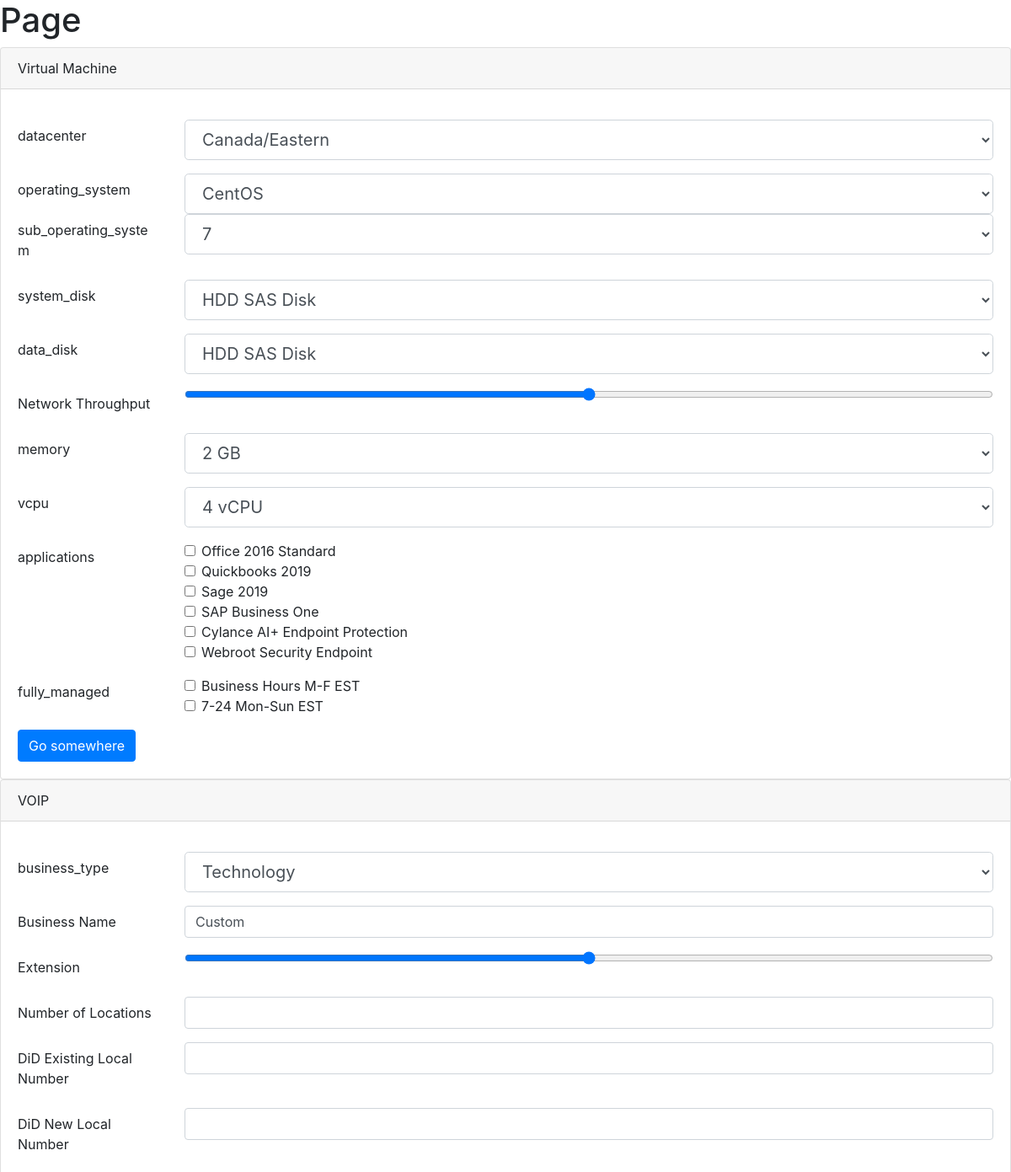
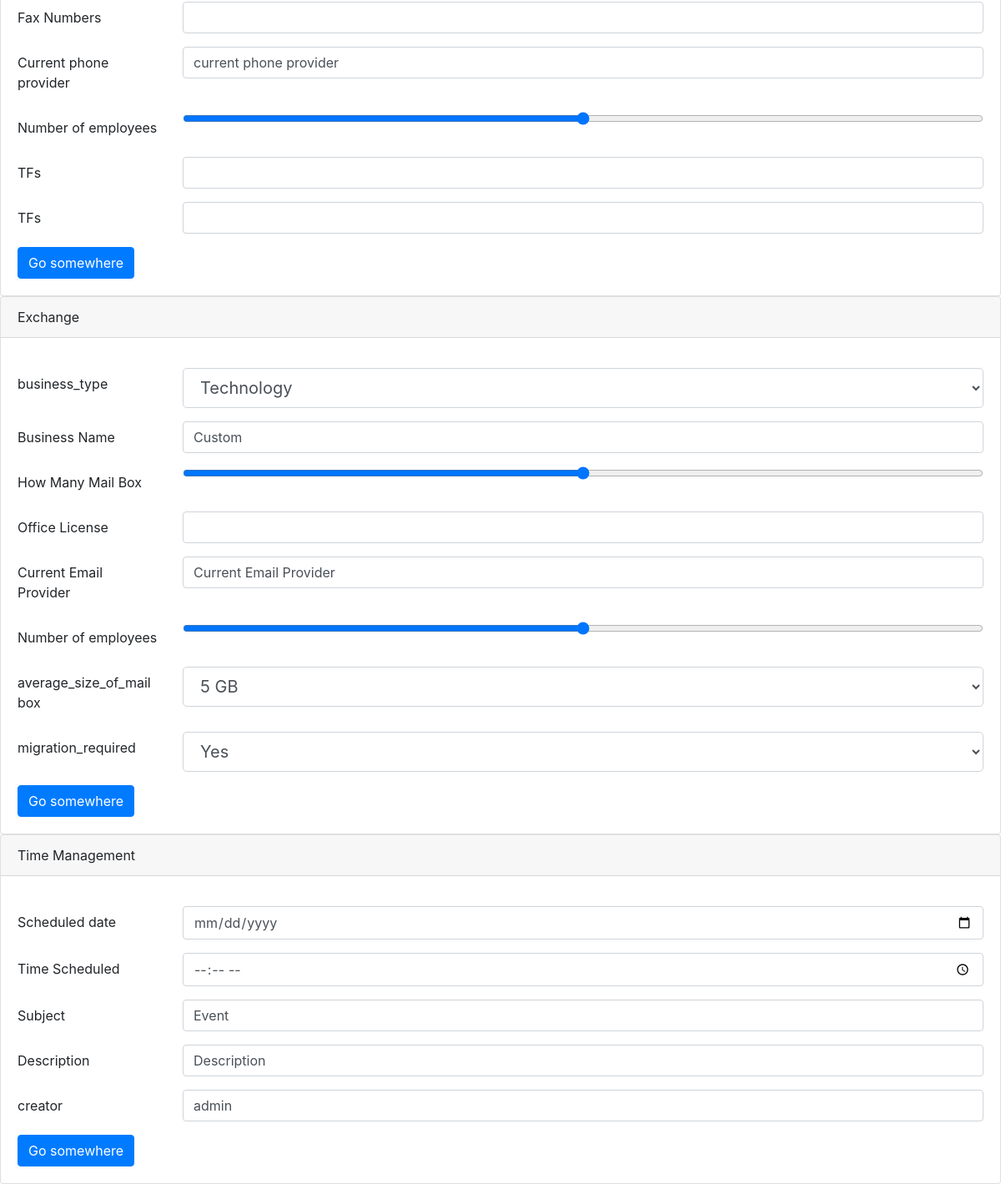
The page / on the database its author committed (2 pictures, top to bottom).
### ajaxcall/models.py (models this page shows, shortened)
class AjaxForm(models.Model):
    Name = models.CharField(max_length=255)
    Field = models.ManyToManyField(Model_Inputs)
    SubForm = models.ManyToManyField(AjaxForm_SUB,blank=True)
    user_map = models.BooleanField(default=False)
    def get_form_name(self):
        return self.Name.lower().replace(' ','_')
    def get_fields(self,request):
        fields = []
        form_name = self.get_form_name()
        for i in self.Field.all():
            try:
                fields.append(i.get_field(request,form_name))
                print('Workds')
            except AttributeError:
                pass
        return fields
    def get_form(self,request):
        request.session.modified = True
        try:
            session = request.session[self.get_form_name()]
        except KeyError:
            request.session[self.get_form_name()] = {}
            request.session[self.get_form_name()]['price_table'] = {}
        context = { 'form_nice_name': self.Name , 'form_name': self.get_form_name() , 'Fields' : self.get_fields(request) }
        return  mark_safe(render_to_string('ajaxcall/Master.html' , context ))
    def get_form_js(self,request):
        context = { 'form_nice_name': self.Name , 'form_name': self.get_form_name() , 'Fields' : self.get_fields(request) }
        return  mark_safe(render_to_string('ajaxcall/Master_JS.html' , context ))
    class Meta:
        verbose_name = 'Form'

class Model_Number(models.Model):
    Name = models.CharField(max_length=255,blank=True, null=True,default="",)
    min = models.IntegerField(default=1)
    max = models.IntegerField(default=1)
    default = models.IntegerField(default=1)
    step = models.IntegerField(default=1)
    price_calculate = models.BooleanField(default=True)
    price = models.FloatField(default=1)
    TEMPLATES = (('Slider', 'Slider'),('Number', 'Number'),('Slider_Number', 'Slider_Number'))
    template = models.CharField(max_length=255,choices=TEMPLATES,default='Number',)
    class Meta:
        verbose_name = 'Number'
    def get_field(self,request=False,session=False,model_name=False):
        value = self.default
        print('Workds')
        try:
            value = session['value']
        except KeyError:
            session['value'] = self.default
        if self.price_calculate:
            if session['price'] == 0 :
                session['price']  = self.price
        return { 'data' :  self , 'name' : model_name , 'value' : value , 'template' : 'ajaxcall/%s.html' % self.template }

class Model_Choices_price(models.Model):
    Value = models.CharField(max_length=255,blank=True, null=True,default="",)
    price = models.FloatField(default=1)
    sub_choices = models.ManyToManyField(Model_Sub_Choices,blank=True)
    sub_price = models.ForeignKey(Model_Number,blank=True, null=True,on_delete=models.SET_NULL)
    class Meta:
        verbose_name = 'List choices with price'

class Model_Regular(models.Model):
    Name = models.CharField(max_length=255,blank=True, null=True,default="",)
    type = models.ForeignKey(Model_Types,blank=True,null=True,on_delete=models.CASCADE)
    value = models.CharField(max_length=255,blank=True, null=True)
    class Meta:
        verbose_name = 'Regular'
    def get_field(self,request=False,session=False,model_name=False):
        value = self.value
        if len(session['value'].strip()) > 0 :
            value = session['value']
        return { 'data' :  self , 'name' : model_name , 'value' : value , 'template' : 'ajaxcall/Fields.html' , 'special' :self }

### Home/views.py (the view)
# urls.py: path('', views.index, name='index'),
def index(request):
  context = { 'APP': 'Page' , 'Forms' : [] , 'Forms_JS' : AjaxForm.objects.all()[0].get_form_js(request) }
  try:
      for i in AjaxForm.objects.all():
          context['Forms'].append( i.get_form(request))
  except AjaxForm.DoesNotExist:
    pass
  return render(request, 'Home/Home.html', context )

### ajaxcall/models.py (called while the page is built)
    def __str__(self):
        return self.Name

    def __str__(self):
        return self.Value

    def get_field_name(self):
        return self.Name.lower().replace(' ','_').replace('-','_').replace('+','_')

    def get_model_name(self):
        return self.Name.lower().replace(' ','_').replace('-','_').replace('+','_')

### ajaxcall/templates/ajaxcall/select.html
<div class="form-group row">
  <label for="input{{ name }}" class="col-sm-2 col-form-label">{{ name }}</label>
  <div class="col-sm-10">
  <select class="form-control form-control-lg"  name='{{ name }}' id="input{{ name }}"  fsub={{Form_Name}}>
    {% for i in data %}
    <option value="{{i.id}}" {% if i.id == value.0 %}selected{% endif %} >{{ i.Value }}</option>
    {% endfor %}
  </select>
  </div>
{% if sub.data  %}
  <label for="input{{ sub.name }}" class="col-sm-2 col-form-label">{{ sub.name }}</label>
  <div class="col-sm-10">
  <select class="form-control form-control-lg"  name='{{ sub.name }}' id="input{{ sub.name }}"  fsub={{Form_Name}}>
    {% for i in sub.data %}
    <option value="{{i.id}}" {% if i.id == value.0 %}selected{% endif %} >{{ i }}</option>
    {% endfor %}
  </select>
  </div>
{% endif %}
</div>

### ajaxcall/templates/ajaxcall/Slider.html
  <div class="form-group row">
    <label for="input{{ name }}" class="col-sm-2 col-form-label" >{{ data.Name }} </label>
    <div class="col-sm-10">
    <input type="range" class="form-control-range" id="input{{ name }}" fsub={{Form_Name}} name='{{ name }}'  value="{{ value }}" min="{{ data.min }}" max="{{ data.max }}"  >
  </div>
  </div>

### ajaxcall/templates/ajaxcall/checkbox.html
<div class="form-group row">
  <label for="input{{ name }}" class="col-sm-2 col-form-label">{{ name }}</label>
  <div class="col-sm-10">
    {% for i in data %}
    <div class="form-check">
      <input class="form-check-input" type="checkbox" name="{{ name }}" id="{{ name }}{{i.id}}" value="{{i.id}}"  fsub={{Form_Name}} {% if i.id in value %}checked{% endif %}>
      <label class="form-check-label" for="{{ name }}{{i.id}}">
        {{ i.Value }}
      </label>
    </div>
    {% endfor %}
    </div>
</div>

### ajaxcall/templates/ajaxcall/Master.html
<div class="card">
  <div class="card-header">
    {{form_nice_name}}
  </div>
  <div class="card-body">
    <p class="card-text">
      {% for field in Fields %}
          {{ field }}
      {% endfor %}
    </p>
    <a href="#" class="btn btn-primary">Go somewhere</a>
  </div>
</div>

### ajaxcall/templates/ajaxcall/Fields.html
<div class="form-group row">
  <label for="input{{ name }}" class="col-sm-2 col-form-label">{{ data.Name }}</label>
  <div class="col-sm-10">
    <input type="{{ data.type }}" class="form-control" name='{{ name }}' id="input{{ name }}" value="{{ value }}"  fsub={{Form_Name}} >
  </div>
</div>

### ajaxcall/templates/ajaxcall/Number.html
<div class="form-group row">
  <label for="input{{ name }}" class="col-sm-2 col-form-label">{{ data.Name }}</label>
  <div class="col-sm-10">
    <input type="number" class="form-control" name='{{ name }}' id="input{{ name }}" value="{{ value }}" step="{{ data.step }}" min="{{ data.min }}" max="{{ data.max }}"  fsub={{Form_Name}}>
  </div>
</div>

### rows shown on the page
AjaxForm: Forms "Virtual Machine"
Model_Number: Name "Network Throughput"
Model_Choices_price: Value "Office 2016 Standard"
Model_Choices_price: Value "Quickbooks 2019"
Model_Choices_price: Value "Sage 2019"
Model_Choices_price: Value "SAP Business One"
Model_Choices_price: Value "Cylance AI+ Endpoint Protection"
Model_Choices_price: Value "Webroot Security Endpoint"
Model_Choices_price: Value "Business Hours M-F EST"
Model_Choices_price: Value "7-24 Mon-Sun EST"
AjaxForm: Forms "VOIP"
Model_Regular: Name "Business Name" "Business Name", Fields "Custom" "Custom"
Model_Number: Name "Extension"
Model_Number: Name "Number of Locations"
Model_Number: Name "DiD Existing Local Number"
Model_Number: Name "DiD New Local Number"
Model_Number: Name "Fax Numbers"
Model_Regular: Name "Current phone provider", Fields "current phone provider"
Model_Number: Name "Number of employees" "Number of employees"
Model_Number: Name "TFs" "TFs"
AjaxForm: Forms "Exchange"
Model_Number: Name "How Many Mail Box"
Model_Number: Name "Office License"
Model_Regular: Name "Current Email Provider", Fields "Current Email Provider"
AjaxForm: Forms "Time Management"
Model_Regular: Name "Scheduled date"
Model_Regular: Name "Time Scheduled"
Model_Regular: Name "Subject", Fields "Event"
Model_Regular: Name "Description", Fields "Description"
Model_Regular: Name "creator", Fields "admin"

### other values the page prints
{{ APP }} "Page"
{{ name }} "datacenter" "operating_system" "system_disk" "data_disk" "memory" "vcpu" "business_type" "business_type" "average_size_of_mailbox" "migration_required"
{{ sub.name }} "sub_operating_system"
{{ name }} "applications" "fully_managed"
form field datacenter "Canada/Eastern"
form field operating_system "CentOS"
form field value "7"
form field system_disk "HDD SAS Disk"
form field data_disk "HDD SAS Disk"
form field memory "2 GB"
form field vcpu "4 vCPU"
form field business_type "Technology"
form field average_size_of_mailbox "5 GB"
form field migration_required "Yes"
